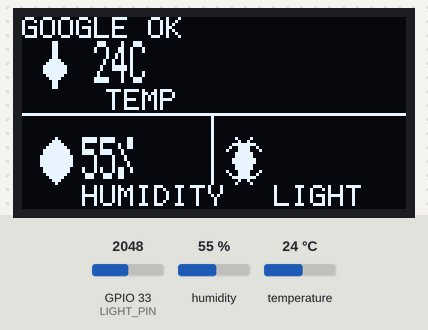
This sketch was run on a simulated ESP32. Parts: 128×64 one-colour display. Wiring (inferred from the names in the program): SSD1306 OLED at I2C address 0x3C. The test bench sets the inputs (shaded band); at power-on: humidity 55 %, GPIO 33 (LIGHT_PIN) = 2048, temperature 24 °C (analog values on the 0–4095 scale). WiFi joins after 1.5 s; servers stay silent unless stated; uploads are accepted with an empty reply; nothing arrives over Bluetooth unless stated; what the sketch prints to the serial monitor is not drawn.

Above: at 5.1 s.
5.2 s: humidity set to 88 %
At 7.7 s:
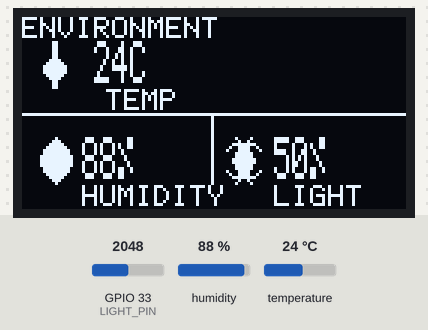
7.9 s: GPIO 33 (LIGHT_PIN) set to 2866
At 8.9 s:
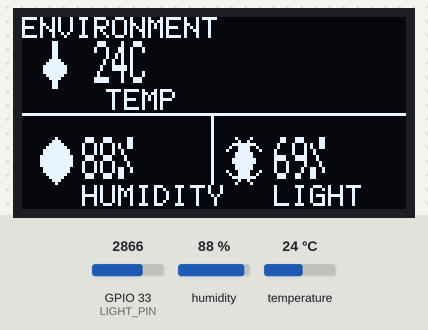
9.6 s: temperature set to 12 °C
At 11.2 s:
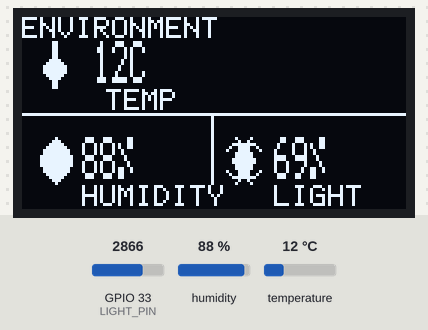
11.7 s: GPIO 33 (LIGHT_PIN) set to 3603
At 13.6 s:
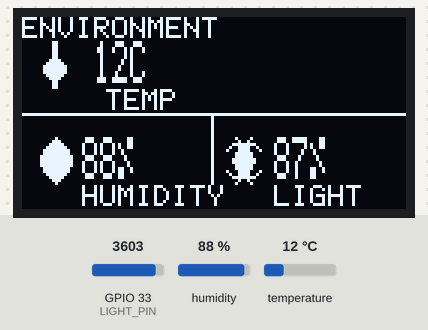
16.1 s: humidity set to 22 %
At 18.4 s:
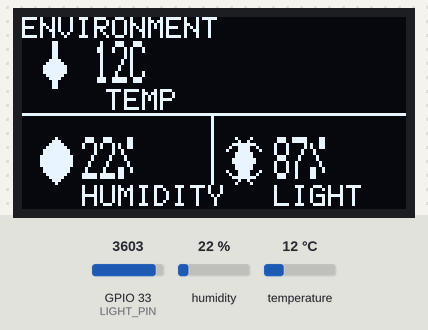
19.0 s: GPIO 33 (LIGHT_PIN) set to 4095
At 20.7 s:
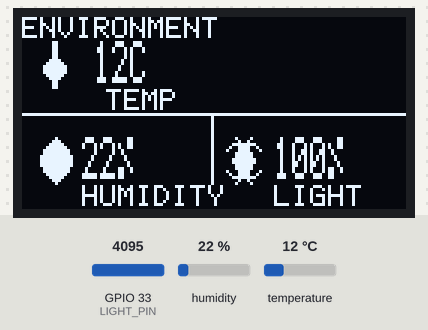
Timing chart, 0 to 22.0 s (numbered marks = the images above; inputs shaded):
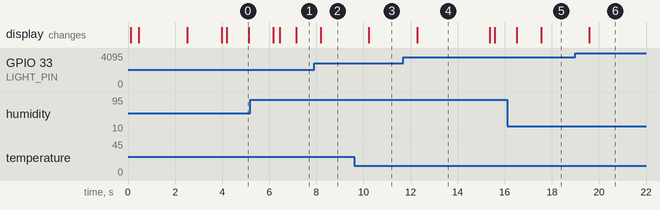

Measured:
- after the input at 5.2 s, the display: first changes after 0.97 s (image 1 shows a later state)
- after the input at 7.9 s, the display: changes after 0.28 s (image 2)
- after the input at 9.6 s, the display: changes after 0.63 s (image 3)
- after the input at 19.0 s, the display: changes after 0.60 s (image 6)
- what the display in image 0 shows lasts 0.9 s, from 4.2 s to 5.1 s
- what the display in image 4 shows lasts 3.1 s, from 12.3 s to 15.4 s

The sketch:

25_dht_line.ino
```cpp
#include <Wire.h>
#include <SimpleDHT.h>
#include <WiFi.h>
#include <WiFiClientSecure.h>
#include <BluetoothSerial.h>
#include <HTTPClient.h>

const int DHT_PIN = 14;
const int LIGHT_PIN = 33;
const int OLED_SDA = 21;
const int OLED_SCL = 22;
const uint8_t OLED_ADDRESS = 0x3C;

SimpleDHT11 dht11(DHT_PIN);
#if !defined(CONFIG_BT_ENABLED) || !defined(CONFIG_BLUEDROID_ENABLED)
#error Bluetooth is not enabled for this ESP32 core
#endif

#if !defined(CONFIG_BT_SPP_ENABLED)
#error Bluetooth SPP is not available for this ESP32 target
#endif

BluetoothSerial SerialBT;
const char *BLUETOOTH_DEVICE_NAME = "A0116";
const char *BLUETOOTH_PIN = "0962";
const char *WIFI_SSID = "YOUR_WIFI_SSID";
const char *WIFI_PASSWORD = "YOUR_WIFI_PASSWORD";
const char *GOOGLE_SCRIPT_ID = "AKfycbyR-Yp-uu4nIvnjvnkILaQ5AX8yFxp-UpBO-Sqs0su3ai1N_BvQsz_Q";
const char *GOOGLE_SHEET_ID = "12KsLiWQTnof__i7YvyV-SjD906IyPe1kT2PzY_eZSXA";
const char *GOOGLE_SHEET_NAME = "data";
const char *LINE_USER_ID = "YOUR_LINE_USER_ID";
const char *LINE_CHANNEL_ACCESS_TOKEN = "YOUR_LINE_CHANNEL_ACCESS_TOKEN";
const unsigned long LINE_ALERT_INTERVAL_MS = 10000;
const unsigned long UPLOAD_INTERVAL_MS = 10000;
unsigned long lastUploadMillis = 0;
unsigned long lastLineAlertMillis = 0;

const uint8_t DIGITS[][5] = {
  {0x3E,0x51,0x49,0x45,0x3E},{0x00,0x42,0x7F,0x40,0x00},
  {0x42,0x61,0x51,0x49,0x46},{0x21,0x41,0x45,0x4B,0x31},
  {0x18,0x14,0x12,0x7F,0x10},{0x27,0x45,0x45,0x45,0x39},
  {0x3C,0x4A,0x49,0x49,0x30},{0x01,0x71,0x09,0x05,0x03},
  {0x36,0x49,0x49,0x49,0x36},{0x06,0x49,0x49,0x29,0x1E}
};

const uint8_t LETTERS[][5] = {
  {0x7E,0x11,0x11,0x11,0x7E},{0x7F,0x49,0x49,0x49,0x36},{0x3E,0x41,0x41,0x41,0x22},
  {0x7F,0x41,0x41,0x22,0x1C},{0x7F,0x49,0x49,0x49,0x41},{0x7F,0x09,0x09,0x09,0x01},
  {0x3E,0x41,0x49,0x49,0x7A},{0x7F,0x08,0x08,0x08,0x7F},{0x00,0x41,0x7F,0x41,0x00},
  {0x20,0x40,0x41,0x3F,0x01},{0x7F,0x08,0x14,0x22,0x41},{0x7F,0x40,0x40,0x40,0x40},
  {0x7F,0x02,0x0C,0x02,0x7F},{0x7F,0x04,0x08,0x10,0x7F},{0x3E,0x41,0x41,0x41,0x3E},
  {0x7F,0x09,0x09,0x09,0x06},{0x3E,0x41,0x51,0x21,0x5E},{0x7F,0x09,0x19,0x29,0x46},
  {0x46,0x49,0x49,0x49,0x31},{0x01,0x01,0x7F,0x01,0x01},{0x3F,0x40,0x40,0x40,0x3F},
  {0x1F,0x20,0x40,0x20,0x1F},{0x7F,0x20,0x18,0x20,0x7F},{0x63,0x14,0x08,0x14,0x63},
  {0x07,0x08,0x70,0x08,0x07},{0x61,0x51,0x49,0x45,0x43}
};

void oledCommand(uint8_t command) {
  Wire.beginTransmission(OLED_ADDRESS);
  Wire.write(0x00);
  Wire.write(command);
  Wire.endTransmission();
}

void oledInit() {
  Wire.begin(OLED_SDA, OLED_SCL);
  delay(100);
  const uint8_t commands[] = {0xAE,0xD5,0x80,0xA8,0x3F,0xD3,0x00,0x40,0x8D,0x14,0x20,0x00,0xA1,0xC8,0xDA,0x12,0x81,0x7F,0xD9,0xF1,0xDB,0x40,0xA4,0xA6,0xAF};
  for (uint8_t command : commands) oledCommand(command);
}

void oledPosition(uint8_t column, uint8_t page) {
  oledCommand(0xB0 | page);
  oledCommand(column & 0x0F);
  oledCommand(0x10 | (column >> 4));
}

void oledClear() {
  for (uint8_t page = 0; page < 8; page++) {
    for (uint8_t block = 0; block < 8; block++) {
      oledPosition(block * 16, page);
      Wire.beginTransmission(OLED_ADDRESS);
      Wire.write(0x40);
      for (uint8_t column = 0; column < 16; column++) Wire.write(0x00);
      Wire.endTransmission();
    }
  }
}

void getGlyph(char character, uint8_t glyph[5]) {
  memset(glyph, 0, 5);
  if (character >= '0' && character <= '9') {
    const uint8_t digits[][5] = {
      {0x3E,0x51,0x49,0x45,0x3E},{0x00,0x42,0x7F,0x40,0x00},{0x42,0x61,0x51,0x49,0x46},
      {0x21,0x41,0x45,0x4B,0x31},{0x18,0x14,0x12,0x7F,0x10},{0x27,0x45,0x45,0x45,0x39},
      {0x3C,0x4A,0x49,0x49,0x30},{0x01,0x71,0x09,0x05,0x03},{0x36,0x49,0x49,0x49,0x36},
      {0x06,0x49,0x49,0x29,0x1E}
    };
    memcpy(glyph, digits[character - '0'], 5);
  } else if (character >= 'A' && character <= 'Z') {
    const uint8_t letters[][5] = {
      {0x7E,0x11,0x11,0x11,0x7E},{0x7F,0x49,0x49,0x49,0x36},{0x3E,0x41,0x41,0x41,0x22},
      {0x7F,0x41,0x41,0x22,0x1C},{0x7F,0x49,0x49,0x49,0x41},{0x7F,0x09,0x09,0x09,0x01},
      {0x3E,0x41,0x49,0x49,0x7A},{0x7F,0x08,0x08,0x08,0x7F},{0x00,0x41,0x7F,0x41,0x00},
      {0x20,0x40,0x41,0x3F,0x01},{0x7F,0x08,0x14,0x22,0x41},{0x7F,0x40,0x40,0x40,0x40},
      {0x7F,0x02,0x0C,0x02,0x7F},{0x7F,0x04,0x08,0x10,0x7F},{0x3E,0x41,0x41,0x41,0x3E},
      {0x7F,0x09,0x09,0x09,0x06},{0x3E,0x41,0x51,0x21,0x5E},{0x7F,0x09,0x19,0x29,0x46},
      {0x46,0x49,0x49,0x49,0x31},{0x01,0x01,0x7F,0x01,0x01},{0x3F,0x40,0x40,0x40,0x3F},
      {0x1F,0x20,0x40,0x20,0x1F},{0x7F,0x20,0x18,0x20,0x7F},{0x63,0x14,0x08,0x14,0x63},
      {0x07,0x08,0x70,0x08,0x07},{0x61,0x51,0x49,0x45,0x43}
    };
    memcpy(glyph, letters[character - 'A'], 5);
  } else if (character == ':') {
    glyph[1] = 0x36;
  } else if (character == '%') {
    glyph[0] = 0x62; glyph[1] = 0x64; glyph[2] = 0x08; glyph[3] = 0x13; glyph[4] = 0x23;
  } else if (character == 'C') {
    glyph[0] = 0x3E; glyph[1] = 0x41; glyph[2] = 0x41; glyph[3] = 0x41; glyph[4] = 0x22;
  }
}

void oledChar(char character) {
  uint8_t glyph[5];
  getGlyph(character, glyph);
  for (uint8_t index = 0; index < 5; index++) Wire.write(glyph[index]);
  Wire.write(0x00);
}

void oledTextFixed(uint8_t column, uint8_t page, const char *text, uint8_t characterCount) {
  oledPosition(column, page);
  Wire.beginTransmission(OLED_ADDRESS);
  Wire.write(0x40);
  for (uint8_t index = 0; index < characterCount; index++) {
    oledChar(text[index] ? text[index] : ' ');
  }
  Wire.endTransmission();
}

uint8_t scaleGlyphPage(const uint8_t glyph[5], uint8_t pagePart, uint8_t sourceColumn) {
  uint8_t result = 0;
  for (uint8_t sourceBit = 0; sourceBit < 4; sourceBit++) {
    uint8_t glyphBit = pagePart * 4 + sourceBit;
    if (glyphBit < 7 && (glyph[sourceColumn] & (1 << glyphBit))) {
      result |= (1 << (sourceBit * 2));
      result |= (1 << (sourceBit * 2 + 1));
    }
  }
  return result;
}

void oledTextLargeFixed(uint8_t column, uint8_t page, const char *text, uint8_t characterCount) {
  uint8_t top[60];
  uint8_t bottom[60];
  uint8_t outputIndex = 0;
  for (uint8_t characterIndex = 0; characterIndex < characterCount; characterIndex++) {
    uint8_t glyph[5];
    getGlyph(text[characterIndex] ? text[characterIndex] : ' ', glyph);
    for (uint8_t sourceColumn = 0; sourceColumn < 5; sourceColumn++) {
      top[outputIndex] = scaleGlyphPage(glyph, 0, sourceColumn);
      bottom[outputIndex++] = scaleGlyphPage(glyph, 1, sourceColumn);
      top[outputIndex - 1] = scaleGlyphPage(glyph, 0, sourceColumn);
    }
    top[outputIndex] = 0;
    bottom[outputIndex] = 0;
    outputIndex++;
  }
  oledPosition(column, page);
  Wire.beginTransmission(OLED_ADDRESS);
  Wire.write(0x40);
  for (uint8_t index = 0; index < outputIndex; index++) Wire.write(top[index]);
  Wire.endTransmission();
  oledPosition(column, page + 1);
  Wire.beginTransmission(OLED_ADDRESS);
  Wire.write(0x40);
  for (uint8_t index = 0; index < outputIndex; index++) Wire.write(bottom[index]);
  Wire.endTransmission();
}

const uint8_t ICON_THERMOMETER[2][16] = {
  {0x00,0x00,0x00,0x00,0x80,0xC0,0xFF,0xFF,0xC0,0x80,0x00,0x00,0x00,0x00,0x00,0x00},
  {0x00,0x00,0x00,0x07,0x0F,0x1F,0xFF,0xFF,0x1F,0x0F,0x07,0x00,0x00,0x00,0x00,0x00}
};

const uint8_t ICON_DROPLET[2][16] = {
  {0x00,0x00,0xC0,0xF0,0xF8,0xFC,0xFE,0xFF,0xFE,0xFC,0xF8,0xF0,0xC0,0x00,0x00,0x00},
  {0x00,0x00,0x03,0x0F,0x1F,0x3F,0x7F,0xFF,0x7F,0x3F,0x1F,0x0F,0x03,0x00,0x00,0x00}
};

const uint8_t ICON_SUN[2][16] = {
  {0x10,0x08,0x84,0xE5,0xFE,0xFC,0xFC,0xFE,0xE5,0x84,0x08,0x10,0x00,0x00,0x00,0x00},
  {0x08,0x10,0x21,0xA7,0x7F,0x3F,0x3F,0x7F,0xA7,0x21,0x10,0x08,0x00,0x00,0x00,0x00}
};
void oledBitmap16x16(uint8_t column, uint8_t page, const uint8_t bitmap[2][16]) {
  for (uint8_t bitmapPage = 0; bitmapPage < 2; bitmapPage++) {
    oledPosition(column, page + bitmapPage);
    Wire.beginTransmission(OLED_ADDRESS);
    Wire.write(0x40);
    for (uint8_t index = 0; index < 16; index++) Wire.write(bitmap[bitmapPage][index]);
    Wire.endTransmission();
  }
}

void oledVerticalLineFromPage(uint8_t column, uint8_t startPage) {
  for (uint8_t page = startPage; page < 8; page++) {
    oledPosition(column, page);
    Wire.beginTransmission(OLED_ADDRESS);
    Wire.write(0x40);
    Wire.write(0xFF);
    Wire.endTransmission();
  }
}

void oledHorizontalLine(uint8_t page, uint8_t mask) {
  for (uint8_t block = 0; block < 8; block++) {
    oledPosition(block * 16, page);
    Wire.beginTransmission(OLED_ADDRESS);
    Wire.write(0x40);
    for (uint8_t index = 0; index < 16; index++) Wire.write(mask);
    Wire.endTransmission();
  }
}

void updateSmallLine(uint8_t column, uint8_t page, const char *text, uint8_t characterCount, char *lastText) {
  if (strcmp(text, lastText) != 0) {
    oledTextFixed(column, page, text, characterCount);
    strncpy(lastText, text, 21);
    lastText[21] = 0;
  }
}

void updateLargeLine(uint8_t column, uint8_t page, const char *text, uint8_t characterCount, char *lastText) {
  if (strcmp(text, lastText) != 0) {
    oledTextLargeFixed(column, page, text, characterCount);
    strncpy(lastText, text, 21);
    lastText[21] = 0;
  }
}

char lastTemperature[22] = "";
char lastHumidity[22] = "";
char lastLight[22] = "";

void drawMainScreen() {
  oledClear();
  oledTextFixed(0, 0, "ENVIRONMENT", 12);
  oledHorizontalLine(4, 0x01);
  oledVerticalLineFromPage(63, 4);

  oledBitmap16x16(4, 1, ICON_THERMOMETER);
  oledTextFixed(28, 3, "TEMP", 5);
  oledBitmap16x16(4, 5, ICON_DROPLET);
  oledTextFixed(20, 7, "HUMIDITY", 9);
  oledBitmap16x16(68, 5, ICON_SUN);
  oledTextFixed(84, 7, "LIGHT", 6);
}

void showWiFiProgress(const char *message, const char *progress) {
  oledClear();
  oledTextFixed(0, 1, "WIFI STATUS", 12);
  oledTextFixed(0, 3, message, 20);
  oledTextFixed(0, 5, progress, 20);
}

bool connectWiFi() {
  Serial.printf("Connecting to WiFi: %s\n", WIFI_SSID);
  WiFi.mode(WIFI_STA);
  WiFi.begin(WIFI_SSID, WIFI_PASSWORD);
  unsigned long startMillis = millis();
  uint8_t dotCount = 0;

  while (WiFi.status() != WL_CONNECTED && millis() - startMillis < 30000) {
    char progress[21] = "";
    for (uint8_t index = 0; index < dotCount; index++) progress[index] = '.';
    progress[dotCount] = 0;
    showWiFiProgress("CONNECTING", progress);
    Serial.print('.');
    dotCount = (dotCount + 1) % 16;
    delay(500);
  }
  Serial.println();

  if (WiFi.status() == WL_CONNECTED) {
    Serial.print("WiFi connected, IP: ");
    Serial.println(WiFi.localIP());
    showWiFiProgress("CONNECTED", "WIFI OK");
    delay(1200);
    return true;
  }

  Serial.println("WiFi connection failed");
  showWiFiProgress("CONNECTION FAIL", "CHECK WIFI");
  delay(1500);
  return false;
}

String URLEncode(const char *message) {
  const char *hex = "0123456789ABCDEF";
  String encoded;
  while (*message) {
    uint8_t character = static_cast<uint8_t>(*message++);
    if ((character >= 'a' && character <= 'z') ||
        (character >= 'A' && character <= 'Z') ||
        (character >= '0' && character <= '9') ||
        character == '-' || character == '_' || character == '.') {
      encoded += static_cast<char>(character);
    } else {
      encoded += '%';
      encoded += hex[(character >> 4) & 0x0F];
      encoded += hex[character & 0x0F];
    }
  }
  return encoded;
}

void showGoogleStatus(const char *status) {
  oledTextFixed(0, 0, status, 12);
  Serial.println(status);
}

bool sendToGoogleSheets(int temperature, int humidity, int lightPercent) {
  if (WiFi.status() != WL_CONNECTED && !connectWiFi()) {
    return false;
  }

  String data = String(temperature) + "," + String(humidity) + "," + String(lightPercent);
  String url = String("https://script.google.com/macros/s/") + GOOGLE_SCRIPT_ID
             + "/exec?type=insert&dateInclude=1&sheetId=" + GOOGLE_SHEET_ID
             + "&sheetTag=" + URLEncode(GOOGLE_SHEET_NAME)
             + "&data=" + URLEncode(data.c_str());

  WiFiClientSecure client;
  client.setInsecure();
  HTTPClient http;
  http.setFollowRedirects(HTTPC_STRICT_FOLLOW_REDIRECTS);
  showGoogleStatus("GOOGLE SENDING");
  if (!http.begin(client, url)) {
    Serial.println("Google connection setup failed");
    showGoogleStatus("GOOGLE FAIL");
    return false;
  }

  int responseCode = http.GET();
  String response = http.getString();
  http.end();
  Serial.printf("Google response: %d, body: %s\n", responseCode, response.c_str());
  bool success = responseCode == HTTP_CODE_OK && response.indexOf("Error:") < 0 && response.indexOf("missing") < 0;
  showGoogleStatus(success ? "GOOGLE OK" : "GOOGLE FAIL");
  delay(700);
  return success;
}
void showLineStatus(const char *status) {
  oledTextFixed(0, 0, status, 12);
  Serial.println(status);
}

bool sendLineAlert(int temperature, int humidity, int lightPercent) {
  if (WiFi.status() != WL_CONNECTED && !connectWiFi()) {
    return false;
  }

  String message = String("異常警告：温度 ") + temperature + " C、湿度 " + humidity + " %、明るさ " + lightPercent + " %";
  String payload = String("{\"to\":\"") + LINE_USER_ID
                 + "\",\"messages\":[{\"type\":\"text\",\"text\":\"" + message + "\"}]}";

  WiFiClientSecure lineClient;
  lineClient.setInsecure();
  lineClient.setTimeout(8000);
  showLineStatus("LINE SENDING");
  if (!lineClient.connect("api.line.me", 443)) {
    Serial.println("LINE connection failed");
    showLineStatus("LINE FAIL");
    delay(700);
    return false;
  }

  lineClient.println("POST /v2/bot/message/push HTTP/1.1");
  lineClient.println("Host: api.line.me");
  lineClient.println("Connection: close");
  lineClient.println("Authorization: Bearer " + String(LINE_CHANNEL_ACCESS_TOKEN));
  lineClient.println("Content-Type: application/json; charset=utf-8");
  lineClient.println("Content-Length: " + String(payload.length()));
  lineClient.println();
  lineClient.println(payload);

  String statusLine = lineClient.readStringUntil('\n');
  lineClient.stop();
  bool success = statusLine.indexOf("200") >= 0;
  Serial.printf("LINE response: %s", statusLine.c_str());
  showLineStatus(success ? "LINE OK" : "LINE FAIL");
  delay(700);
  return success;
}

void handleBluetoothCommands() {
  while (SerialBT.available()) {
    String command = SerialBT.readStringUntil('\n');
    command.trim();
    if (command.equalsIgnoreCase("STATUS")) {
      SerialBT.println("Commands: STATUS, WIFI, GOOGLE, LINE");
      SerialBT.printf("WiFi: %s\n", WiFi.status() == WL_CONNECTED ? "CONNECTED" : "DISCONNECTED");
    } else if (command.equalsIgnoreCase("WIFI")) {
      SerialBT.printf("WiFi: %s, IP: %s\n", WiFi.status() == WL_CONNECTED ? "CONNECTED" : "DISCONNECTED", WiFi.localIP().toString().c_str());
    } else if (command.equalsIgnoreCase("GOOGLE")) {
      SerialBT.println("Google Sheet upload interval: 10 seconds");
    } else if (command.equalsIgnoreCase("LINE")) {
      SerialBT.println("LINE alert: temperature >= 32 C or humidity >= 80 %, interval 10 seconds");
    } else if (command.length() > 0) {
      SerialBT.println("Unknown command. Use STATUS, WIFI, GOOGLE or LINE");
    }
  }
}
void setup() {
  Serial.begin(115200);
  SerialBT.begin(BLUETOOTH_DEVICE_NAME);
  SerialBT.setPin(BLUETOOTH_PIN);
  Serial.printf("Bluetooth started: %s, PIN: %s\n", BLUETOOTH_DEVICE_NAME, BLUETOOTH_PIN);
  analogReadResolution(12);
  pinMode(LIGHT_PIN, INPUT);
  oledInit();
  oledClear();
  connectWiFi();
  drawMainScreen();
}

void loop() {
  byte temperature = 0;
  byte humidity = 0;
  int error = dht11.read(&temperature, &humidity, NULL);
  int lightRaw = analogRead(LIGHT_PIN);
  int lightPercent = constrain(map(lightRaw, 0, 4095, 0, 100), 0, 100);
  char temperatureText[8];
  char humidityText[8];
  char lightText[8];

  handleBluetoothCommands();

  if (error == SimpleDHTErrSuccess) {
    snprintf(temperatureText, sizeof(temperatureText), "%dC", temperature);
    snprintf(humidityText, sizeof(humidityText), "%d%%", humidity);
    updateLargeLine(24, 1, temperatureText, 4, lastTemperature);
    updateLargeLine(20, 5, humidityText, 4, lastHumidity);
    Serial.printf("Temperature: %d C, Humidity: %d %%, Light: %d %% (raw %d)\n", temperature, humidity, lightPercent, lightRaw);
    SerialBT.printf("Temperature: %d C, Humidity: %d %%, Light: %d %%\n", temperature, humidity, lightPercent);

    bool abnormal = temperature >= 32 || humidity >= 80;
    if (!abnormal) {
      lastLineAlertMillis = 0;
    } else if (lastLineAlertMillis == 0 || millis() - lastLineAlertMillis >= LINE_ALERT_INTERVAL_MS) {
      bool sent = sendLineAlert(temperature, humidity, lightPercent);
      lastLineAlertMillis = millis();
      Serial.println(sent ? "LINE alert sent" : "LINE alert failed");
      oledTextFixed(0, 0, "ENVIRONMENT", 12);
    }

    if (lastUploadMillis == 0 || millis() - lastUploadMillis >= UPLOAD_INTERVAL_MS) {
      bool uploaded = sendToGoogleSheets(temperature, humidity, lightPercent);
      lastUploadMillis = millis();
      Serial.println(uploaded ? "Google Sheets upload OK" : "Google Sheets upload failed");
      drawMainScreen();
      lastTemperature[0] = 0;
      lastHumidity[0] = 0;
      lastLight[0] = 0;
      updateLargeLine(24, 1, temperatureText, 4, lastTemperature);
      updateLargeLine(20, 5, humidityText, 4, lastHumidity);
      snprintf(lightText, sizeof(lightText), "%d%%", lightPercent);
      updateLargeLine(84, 5, lightText, 4, lastLight);
    }
  } else {
    updateLargeLine(24, 1, "ERR", 4, lastTemperature);
    updateLargeLine(20, 5, "ERR", 4, lastHumidity);
    Serial.printf("DHT11 read failed, error=%d\n", error);
  }

  snprintf(lightText, sizeof(lightText), "%d%%", lightPercent);
  updateLargeLine(84, 5, lightText, 4, lastLight);
  delay(1000);
}
```
